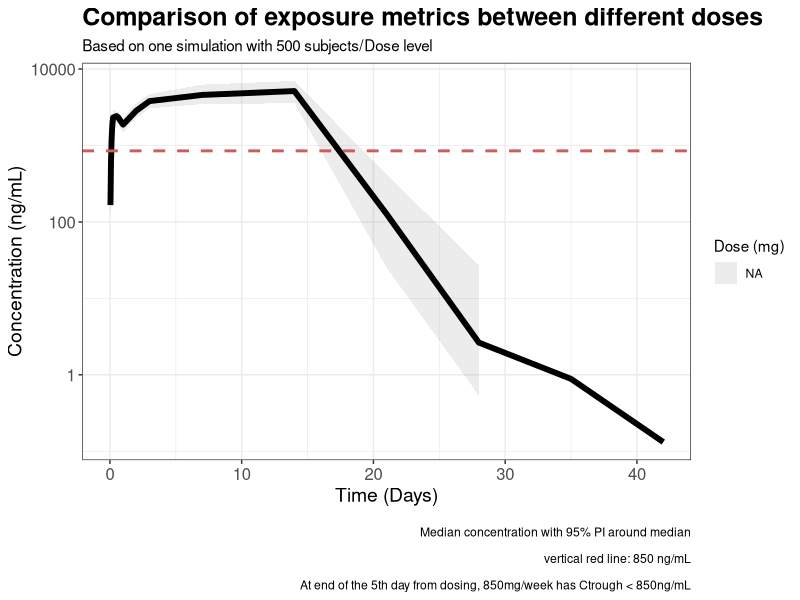
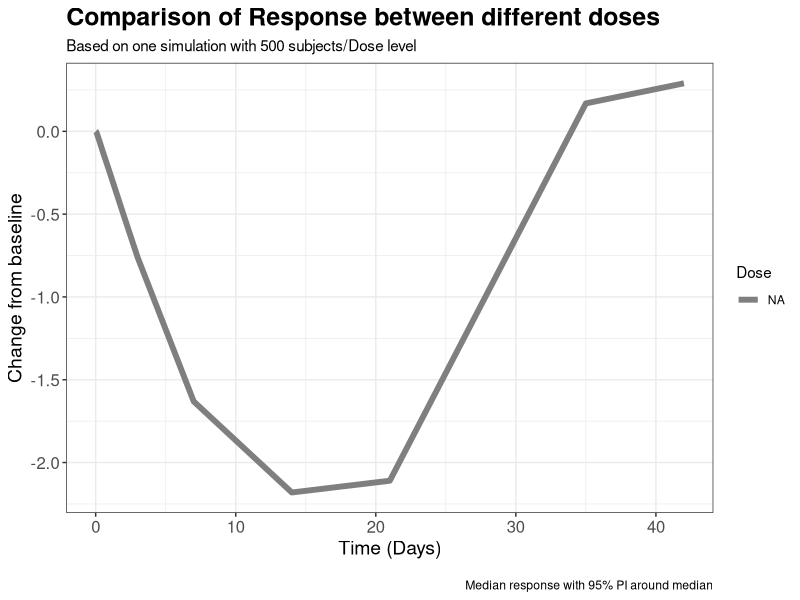
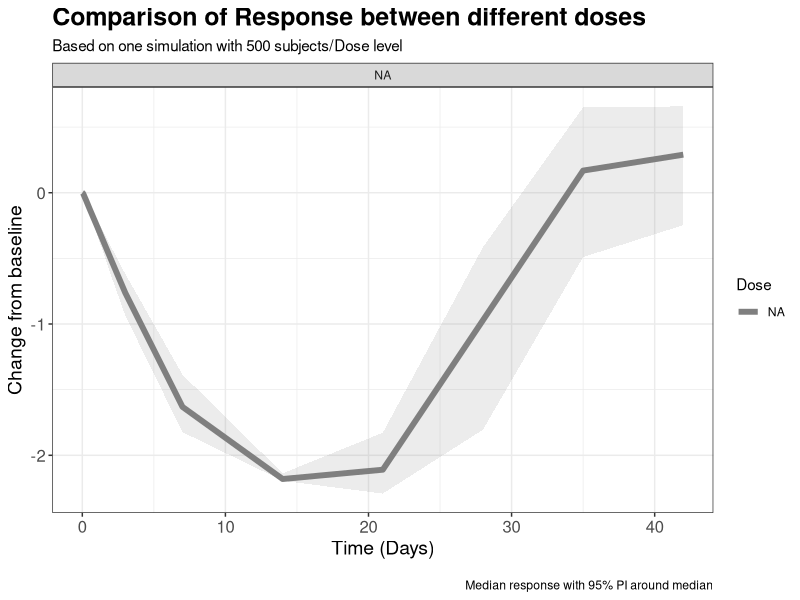
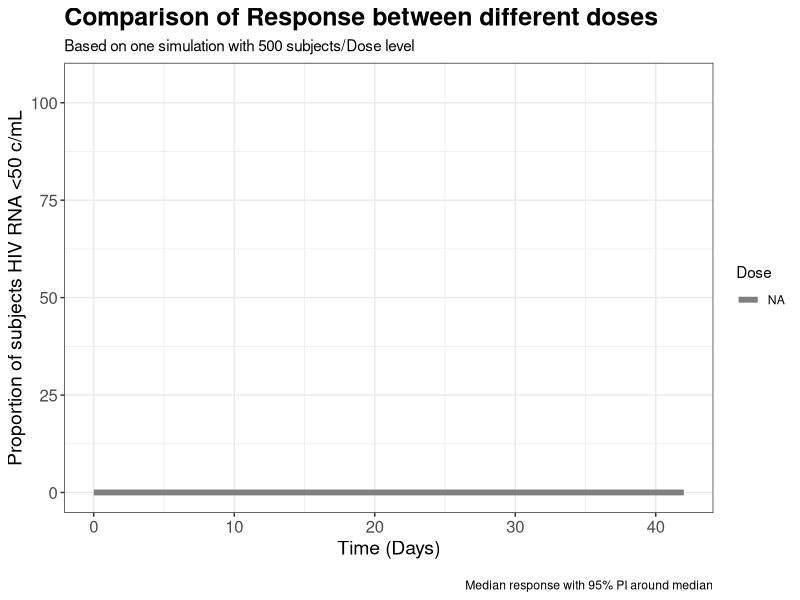
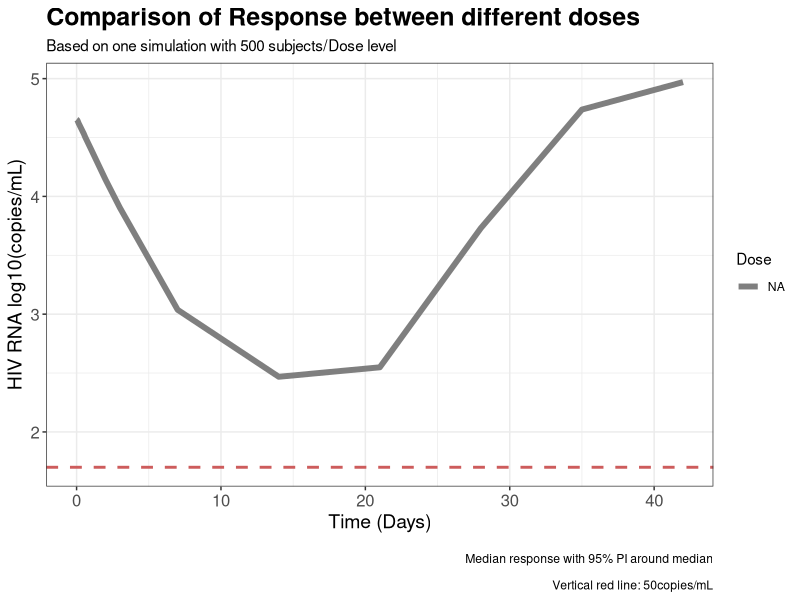
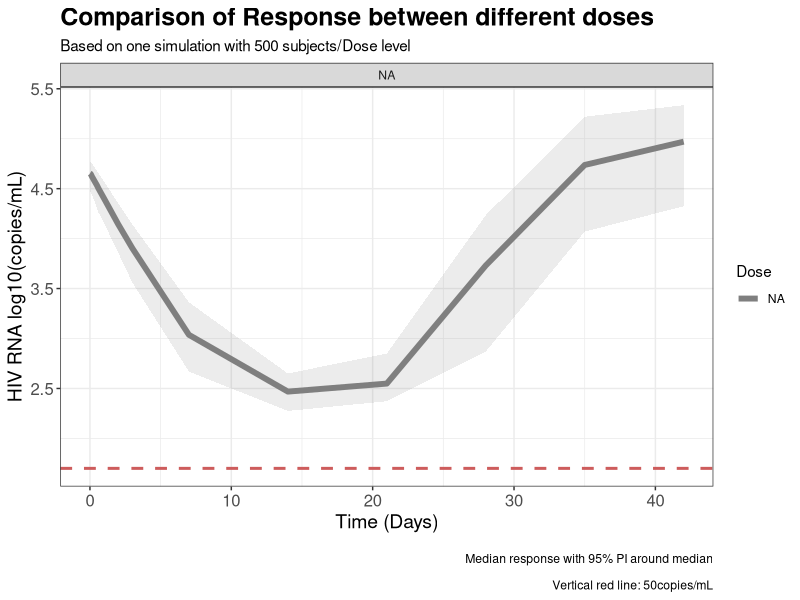

Generate these figures, in order, with R:
## ---- chunk 1
library(tidyverse)

simData <- data.table::fread("pkpd_hiv_sim_short.csv")


sim_full <-  simData%>% 
  filter(evid == 0)



obsTime <- c(
  0.0, 0.04, 0.08, 0.12, 0.16, 0.2, 0.24, 0.28,
  0.5, 0.6, 1.0, 2.0, 3.0, 7.0, 14.0
)


viralData <-  c(
  0.04, 0.08, 0.12, 0.16, 0.2, 0.24, 0.28,
  0.5, 0.6)

## ---- chunk 2

upDated <-  simData %>% 
  select(id,time,Concentration,Virus,DV,evid,amt,cmt,rate,route,Dose) %>% 
  
  mutate(Concentration = ifelse(Concentration <= 0, NA, Concentration)) %>% 
  
  mutate(Virus = ifelse(time %in% viralData, NA, DV)) %>%
  
  select(id,time,Concentration,Virus,evid,amt,cmt,Dose)
  
  # mutate(FLG = ifelse(iDV > 0 | amt>0, 2, 1)) %>% 
  # mutate(FLG = ifelse(is.na(FLG), 1, FLG))


write.csv(file="hiv-pkpd-data.csv", upDated, row.names = F,
na = "")

## ---- chunk 3
df_pre <-  sim_full %>% 
  select(id, time, Conc = Concentration, Virus, DV,  Central:AUC, Dose) %>% 
  mutate(amt = as.numeric(str_extract(Dose, "^\\d+"))) %>% 
  mutate(Dose = factor(Dose, levels = c("20 mg per day",
                                        "40 mg per day",
                                        "80 mg per day",
                                        "120 mg every day",
                                        "850 mg every week")))
## ---- chunk 4
## Calculate summary statistics
minprobs=0.25
maxprobs=0.75

sum_stat <- df_pre %>%
  group_by(time, amt) %>%
  reframe( Dose = Dose,
    Median_C=median(Conc),
            Low_percentile=quantile(Conc,probs=minprobs),
            High_percentile=quantile(Conc,probs=maxprobs)
  )  
## ---- chunk 5
ggplot(sum_stat, aes(x=time,y=Median_C, group =amt, fill = Dose)) +
  
  ## Add ribbon for variability
  geom_ribbon(aes(ymin=Low_percentile, ymax=High_percentile, x=time), alpha = 0.15, linetype=0)+
  
  ## Add median line
  geom_line(size=2) +
  
  # scale_y_log10()+
  
  # Set axis and theme
  theme_bw()+
  theme(legend.position="none")+
  scale_y_log10()+
  labs(y = "Concentration (ng/mL)",
       x = "Time (Days)", 
       fill = "Dose (mg)",
       caption = "\n Median concentration with 95% PI around median
                  \n vertical red line: 850 ng/mL
                  \n At end of the 5th day from dosing, 850mg/week has Ctrough < 850ng/mL",
       title = "Comparison of exposure metrics between different doses",
       subtitle = "Based on one simulation with 500 subjects/Dose level")+
  theme_bw() +
  theme(
    plot.title = element_text(size = 18, face = "bold"),  # Increase title size
    axis.title.x = element_text(size = 14),             # Increase x-axis label size
    axis.title.y = element_text(size = 14),             # Increase y-axis label size
    axis.text = element_text(size = 12)                 # Increase tick label size
  )+
  geom_hline(aes(yintercept = 850), color = "indianred", linewidth = 1, linetype = 2)
## ---- chunk 6
options(scipen = 99999)

df_pre <-  sim_full %>% 
  select(id, time, Conc = Concentration, Virus, DV,  Central:AUC, Dose) %>% 
  mutate(amt = as.numeric(str_extract(Dose, "^\\d+"))) %>% 
  mutate(Dose = factor(Dose, levels = c("20 mg per day",
                                        "40 mg per day",
                                        "80 mg per day",
                                        "120 mg every day",
                                        "850 mg every week")))

bsl <- df_pre %>% 
  filter(time==0) %>% 
  mutate(V0 = Virus) %>% 
  select(id, V0)

df <- df_pre %>% 
  left_join(bsl) %>% 
  mutate(CHB = Virus-V0,
    RCHB = 100*(Virus-V0)/V0) %>% 
  mutate(RCHB = signif(RCHB, digits = 2))


propT <- df_pre %>% 
  mutate(TargetYes = ifelse(Virus<1.69, "Yes", "No")) %>% 
  filter(TargetYes == "No") %>% 
  group_by(Dose,time,TargetYes) %>% 
  reframe(nSub = n()) %>% 
  mutate(Perc = 100-(100*(nSub/100)))

sum_stat_res <- df %>%
  group_by(time, amt) %>%
  reframe( Dose = Dose,
           Median_R=median(CHB),
           Low_percentile=quantile(CHB,probs=minprobs),
           High_percentile=quantile(CHB,probs=maxprobs)
  )

sum_stat_dv <- df %>%
  group_by(time, amt) %>%
  reframe( Dose = Dose,
           Median_R=median(Virus),
           Low_percentile=quantile(Virus,probs=minprobs),
           High_percentile=quantile(Virus,probs=maxprobs)
  )
## ---- chunk 7
ggplot(sum_stat_res, aes(x=time,y=Median_R, group = amt)) +
  
  ## Add ribbon for variability
  # geom_ribbon(aes(ymin=Low_percentile, ymax=High_percentile, x=time, fill = Dose), 
  #             alpha = 0.15, linetype=0, show.legend = F)+
  
  ## Add median line
  geom_line(size=2, aes(color = Dose)) +
  theme_bw()+
  theme(legend.position="none")+
  labs(y = "Change from baseline",
       x = "Time (Days)", 
       fill = "Dose (mg)",
       caption = "\n Median response with 95% PI around median",
       title = "Comparison of Response between different doses",
       subtitle = "Based on one simulation with 500 subjects/Dose level")+
  theme_bw() +
  theme(
    plot.title = element_text(size = 18, face = "bold"),  # Increase title size
    axis.title.x = element_text(size = 14),             # Increase x-axis label size
    axis.title.y = element_text(size = 14),             # Increase y-axis label size
    axis.text = element_text(size = 12)                 # Increase tick label size
  )

## ---- chunk 8
ggplot(sum_stat_res, aes(x=time,y=Median_R, group = amt)) +
  
  ## Add ribbon for variability
  geom_ribbon(aes(ymin=Low_percentile, ymax=High_percentile, x=time, fill = Dose),
              alpha = 0.15, linetype=0, show.legend = F)+
  
  ## Add median line
  geom_line(size=2, aes(color = Dose)) +
  theme_bw()+
  theme(legend.position="none")+
  labs(y = "Change from baseline",
       x = "Time (Days)", 
       fill = "Dose (mg)",
       caption = "\n Median response with 95% PI around median",
       title = "Comparison of Response between different doses",
       subtitle = "Based on one simulation with 500 subjects/Dose level")+
  theme_bw() +
  theme(
    plot.title = element_text(size = 18, face = "bold"),  # Increase title size
    axis.title.x = element_text(size = 14),             # Increase x-axis label size
    axis.title.y = element_text(size = 14),             # Increase y-axis label size
    axis.text = element_text(size = 12)                 # Increase tick label size
  )+
  facet_wrap(. ~ Dose)

## ---- chunk 9

ggplot(propT, aes(x=time,y=Perc, group = Dose)) +
  
  ## Add ribbon for variability
  # geom_ribbon(aes(ymin=Low_percentile, ymax=High_percentile, x=time, fill = Dose), 
  #             alpha = 0.15, linetype=0, show.legend = F)+
  
  ## Add median line
  geom_line(size=2, aes(color = Dose)) +
  theme_bw()+
  theme(legend.position="none")+
  labs(y = "Proportion of subjects HIV RNA <50 c/mL",
       x = "Time (Days)", 
       fill = "Dose (mg)",
       caption = "\n Median response with 95% PI around median",
       title = "Comparison of Response between different doses",
       subtitle = "Based on one simulation with 500 subjects/Dose level",
  )+
  theme_bw() +
  ylim(0,105)+
  theme(
    plot.title = element_text(size = 18, face = "bold"),  # Increase title size
    axis.title.x = element_text(size = 14),             # Increase x-axis label size
    axis.title.y = element_text(size = 14),             # Increase y-axis label size
    axis.text = element_text(size = 12)                 # Increase tick label size
  )
## ---- chunk 10
ggplot(sum_stat_dv, aes(x=time,y=Median_R, group = amt)) +
  
  ## Add ribbon for variability
  # geom_ribbon(aes(ymin=Low_percentile, ymax=High_percentile, x=time, fill = Dose), 
  #             alpha = 0.15, linetype=0, show.legend = F)+
  
  ## Add median line
  geom_line(size=2, aes(color = Dose)) +
  theme_bw()+
  theme(legend.position="none")+
  labs(y = "HIV RNA log10(copies/mL)",
       x = "Time (Days)", 
       fill = "Dose (mg)",
       caption = "\n Median response with 95% PI around median
                  \n Vertical red line: 50copies/mL",
       title = "Comparison of Response between different doses",
       subtitle = "Based on one simulation with 500 subjects/Dose level")+
  theme_bw() +
  theme(
    plot.title = element_text(size = 18, face = "bold"),  # Increase title size
    axis.title.x = element_text(size = 14),             # Increase x-axis label size
    axis.title.y = element_text(size = 14),             # Increase y-axis label size
    axis.text = element_text(size = 12)                 # Increase tick label size
  )+
  geom_hline(aes(yintercept = 1.7), color = "indianred", linewidth = 1, linetype = 2)

## ---- chunk 11
ggplot(sum_stat_dv, aes(x=time,y=Median_R, group = amt)) +
  
  ## Add ribbon for variability
  geom_ribbon(aes(ymin=Low_percentile, ymax=High_percentile, x=time, fill = Dose),
              alpha = 0.15, linetype=0, show.legend = F)+
  
  ## Add median line
  geom_line(size=2, aes(color = Dose)) +
  theme_bw()+
  theme(legend.position="none")+
  labs(y = "HIV RNA log10(copies/mL)",
       x = "Time (Days)", 
       fill = "Dose (mg)",
       caption = "\n Median response with 95% PI around median
                  \n Vertical red line: 50copies/mL",
       title = "Comparison of Response between different doses",
       subtitle = "Based on one simulation with 500 subjects/Dose level")+
  theme_bw() +
  theme(
    plot.title = element_text(size = 18, face = "bold"),  # Increase title size
    axis.title.x = element_text(size = 14),             # Increase x-axis label size
    axis.title.y = element_text(size = 14),             # Increase y-axis label size
    axis.text = element_text(size = 12)                 # Increase tick label size
  )+
  facet_wrap(. ~ Dose)+
  geom_hline(aes(yintercept = 1.7), color = "indianred", linewidth = 1, linetype = 2)

